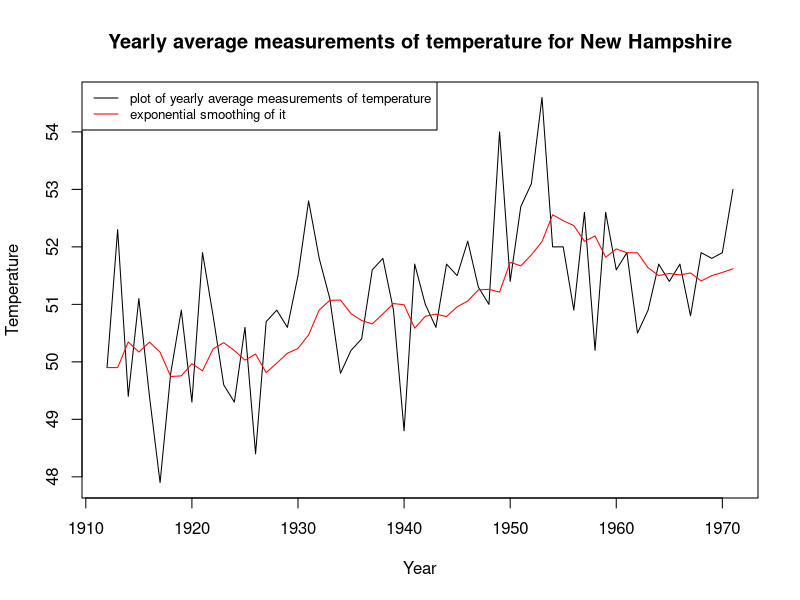
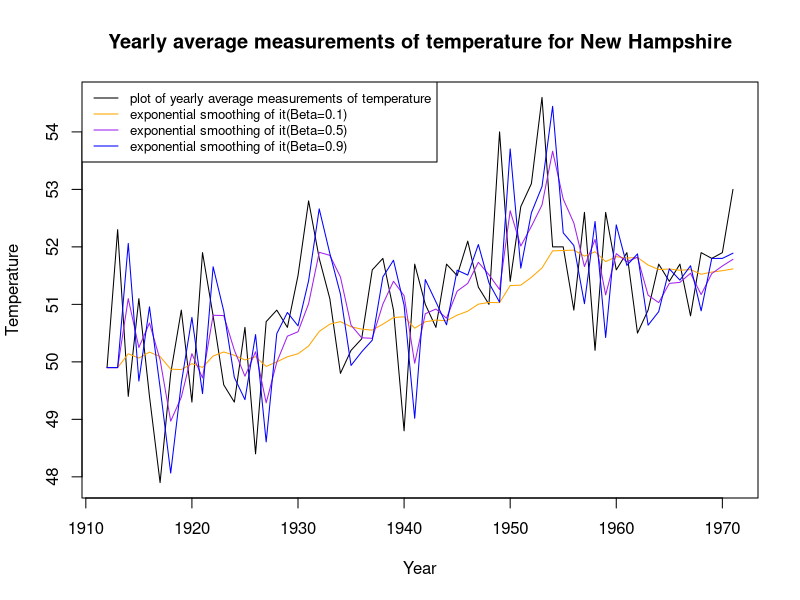

The R source for these figures, in order:
require(datasets)
str(nhtemp)

Y = nhtemp
n = length(Y)

FE <- function(beta) {

  Y_hat = numeric(n)
  Y_hat[1] = Y[1]
  for (i in 2:n) {
    Y_hat[i] = beta * Y[i - 1] + (1 - beta) * Y_hat[i - 1]
  }
  
  fe = sum((Y[-1] - Y_hat[-1])^2) / n
  
  return(fe)
}

beta = optimize(FE, interval = c(0, 1))$minimum

Y_hat_optimal = numeric(n)
Y_hat_optimal[1] = Y[1]
for (i in 2:n) {
  Y_hat_optimal[i] = beta * Y[i - 1] + (1 - beta) * Y_hat_optimal[i - 1]
}

plot(1912:1971, Y, type = "l", col = "black", xlab = "Year", ylab = "Temperature",
     main = "Yearly average measurements of temperature for New Hampshire")
lines(1912:1971, Y_hat_optimal, col = "red")

legend("topleft", legend=c("plot of yearly average measurements of temperature", 
                           "exponential smoothing of it"), 
       col=c("black", "red"), lty=c(1, 1), cex = 0.8)



beta_values = c(0.1, 0.5, 0.9)
colors <- c("orange", "purple", "blue")
plot(1912:1971, Y, type = "l", col = "black", xlab = "Year", ylab = "Temperature",
     main = "Yearly average measurements of temperature for New Hampshire")

for (j in 1:length(beta_values)){
  beta = beta_values[j]
  Y_hat_optimal = numeric(n)
  Y_hat_optimal[1] = Y[1]
  for (i in 2:n) {
    Y_hat_optimal[i] = beta * Y[i - 1] + (1 - beta) * Y_hat_optimal[i - 1]
  }
  lines(1912:1971, Y_hat_optimal, col = colors[j])
}

legend("topleft", legend=c("plot of yearly average measurements of temperature", 
                           "exponential smoothing of it(Beta=0.1)",
                           "exponential smoothing of it(Beta=0.5)",
                           "exponential smoothing of it(Beta=0.9)"), 
       col=c("black", "orange", "purple", "blue"), lty=c(1, 1), cex = 0.8)
